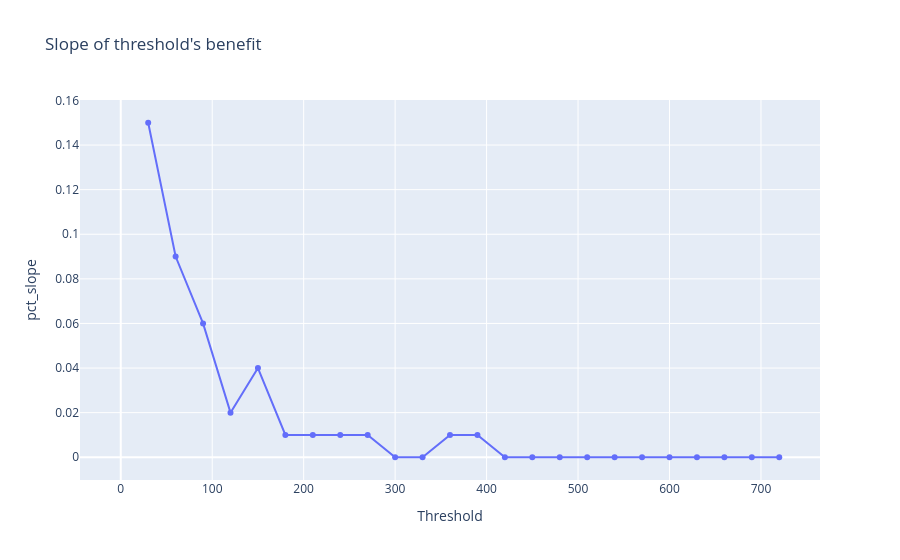

Notebook source saved alongside this figure:
### Code cell
fig = px.line(
    solved_df,
    x="Threshold",
    y="pct_slope",
    markers=True,
    title="Slope of threshold's benefit"
)

fig.show()

### Figure 1 — Plotly figure (JSON) as saved in the notebook; plotly's stock layout.template omitted (floating-point values rounded to 4 significant figures)
{"data": [{"hovertemplate": "Threshold=%{x}<br>pct_slope=%{y}<extra></extra>", "legendgroup": "", "line": {"color": "#636efa", "dash": "solid"}, "marker": {"symbol": "circle"}, "mode": "lines+markers", "name": "", "orientation": "v", "showlegend": false, "type": "scatter", "x": [0, 30, 60, 90, 120, 150, 180, 210, 240, 270, 300, 330, 360, 390, 420, 450, 480, 510, 540, 570, 600, 630, 660, 690, 720], "xaxis": "x", "y": [NaN, 0.15, 0.09, 0.06, 0.02, 0.04, 0.01, 0.01, 0.01, 0.01, 0.0, 0.0, 0.01, 0.01, 0.0, 0.0, 0.0, 0.0, 0.0, 0.0, 0.0, 0.0, 0.0, 0.0, 0.0], "yaxis": "y"}], "layout": {"legend": {"tracegroupgap": 0}, "title": {"text": "Slope of threshold's benefit"}, "xaxis": {"anchor": "y", "domain": [0, 1], "title": {"text": "Threshold"}}, "yaxis": {"anchor": "x", "domain": [0, 1], "title": {"text": "pct_slope"}}}}
